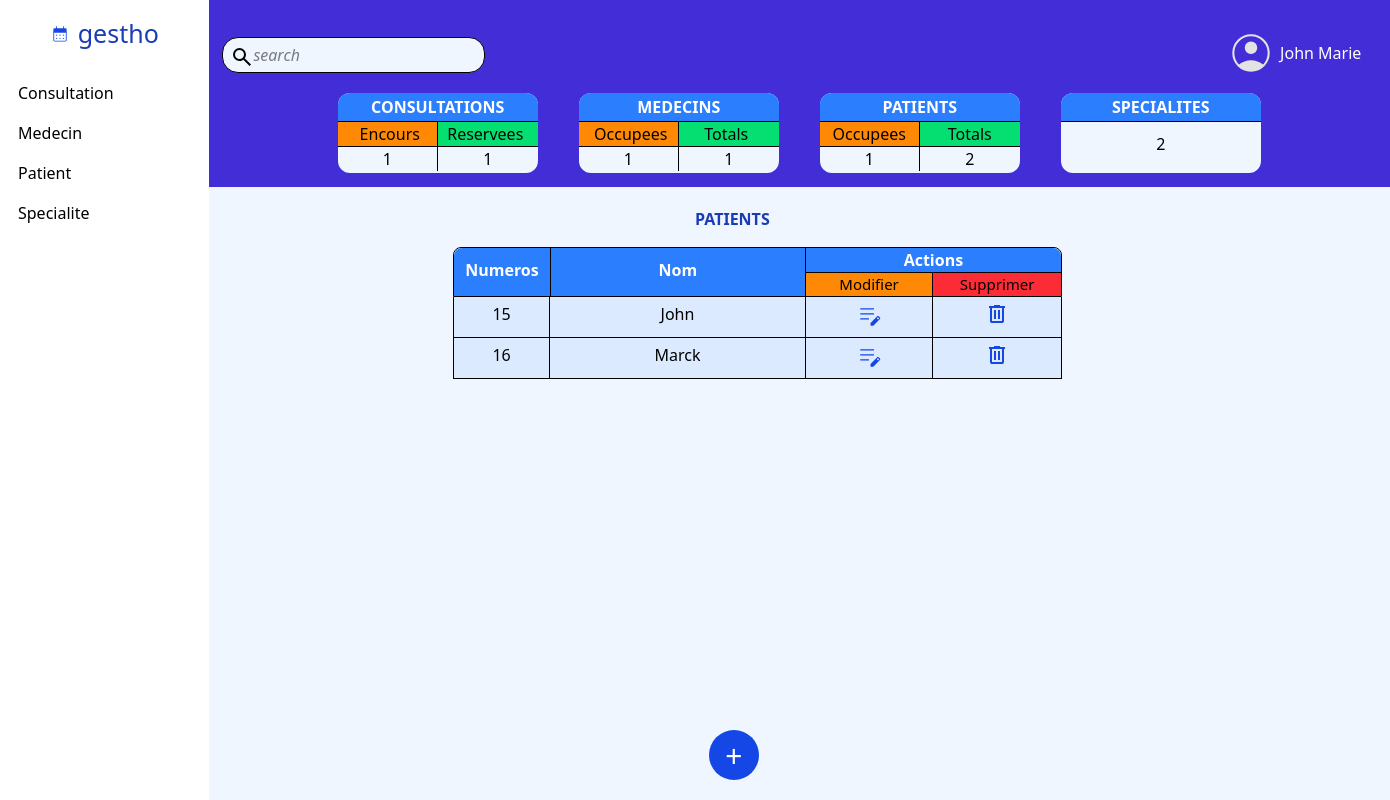
The page /patient/ on the database its author committed.
### gestionConsultation/models.py (models this page shows, shortened)
class Patient(models.Model):
    num_patient = models.AutoField(primary_key=True, unique=True , blank=False)
    nom_patient = models.CharField(max_length=20, blank=False)

### gestionConsultation/views.py (the view)
# urls.py: path("patient/", views.patient, name="patient"),
def patient(request):
    if request.method == 'POST' :
        if 'DELETE' in request.POST :
            pk = request.POST.get('pk')
            object = get_object_or_404(Patient, pk = pk)
            object.delete()
            return redirect('patient')
        elif 'UPDATE' in request.POST:
            pk = request.POST.get('pk')
            object = get_object_or_404(Patient, pk=pk)
            form = PatientForm(request.POST, instance=object)
            if form.is_valid():
                form.save()
                return redirect('patient')
        else:
            form = PatientForm(request.POST)
            if form.is_valid():
                form.save()
                return redirect('patient')
    else:
        form = PatientForm()
    patients = Patient.objects.all()
    return render(request, 'patient.html', {'patients': patients, 'form': form})

### gestionConsultation/forms.py
class PatientForm(forms.ModelForm):
    class Meta:
        model = Patient
        fields = ['num_patient' , 'nom_patient']
        widgets = {
            'nom_patient' : forms.TextInput(attrs= {
                'placeholder' : 'exemple : John',
                'class' : 'p-[5px] rounded-lg text-white bg-indigo-700 font-semibold',
            }),
        }

### gestionConsultation/context_processors.py (called while the page is built)
def infos_globales(request):
    patient_total = Patient.objects.count()
    medecin_total = Medecin.objects.count()
    specialite_totale = Specialite.objects.count()
    consultation_totale = Consultation.objects.count()
    return { 'patient_total': patient_total, 'medecin_total': medecin_total, 'specialite_totale': specialite_totale, 'consultation_totale': consultation_totale }

### theme/templates/patient.html (shortened to what this page needs)
{% extends 'base.html' %}
{% load static %}
    {% block content %}
    <div >
        <a href="{% url 'add_patient' %}">
            <button class="w-[50px] h-[50px] rounded-full bg-blue-700 text-white p-[3px] text-center z-60 absolute bottom-5 ml-[36%] hover:cursor-pointer">
                <p class="text-[30px] ">+</p>
            </button>
        </a>
    </div>
    <div class="mt-[187px] ">
        <div class="h-[65px] w-90/100   fixed bg-blue-50">
        </div>
        <div class="w-screen">
            <p class="ml-[35%] text-blue-800 z-50 fixed font-bold mt-[20px]">
                PATIENTS
            </p>
            <div class="px-[50px] mt-[50px] pt-[10px] z-50 fixed w-51/100 ml-[14%]">
                <div class="flex justify-between border-1  rounded-tl-lg rounded-tr-lg ">
                    <div class="w-1/4 bg-blue-500 font-semibold text-white rounded-tl-lg">
                        <p class="text-center p-[10px]">Numeros</p>
                    </div>
                    <div class="w-2/3 bg-blue-500 font-semibold text-white border-l border-r border-black ">
                        <p class="text-center p-[10px]">Nom</p>
                    </div>
                    <div class="w-2/3">
                        <p class="text-center bg-blue-500 font-semibold text-white rounded-tr-lg">Actions</p>
                        <div class="flex justify-between">
                            <p class="w-1/2 text-center border-r text-[15px] bg-orange-400">Modifier</p>
                            <p class="w-1/2  text-center text-[15px] bg-red-500">Supprimer</p>
                        </div>
                    </div>
                </div>
            </div>
                <div class="pt-[110px] px-[50px] ml-[14%] w-51/100">
                    {% if patients %}
                        <div class="">
                            {% for patient in patients %}
                                <ul>
                                    <li class="flex justify-between border border-t-0  bg-blue-100">
                                        <div class="w-1/4 border-r py-[5px] text-center">
                                            {{ patient.num_patient }}
                                        </div>
                                        <div class="w-2/3 border-r py-[5px] text-center">
                                            {{ patient.nom_patient }}
                                        </div>
                                        <div class="w-2/3 flex justify-between  ">
                                            <div class=" py-[5px] text-centerver:cursor-pointer  border-r  w-1/2">
                                                <img src="{% static 'img/edit.svg' %}" class="justify-self-center " alt="">
                                            </div>
                                            <div class="w-1/2 py-[5px] text-center">
                                                <div>
                                                    <form method="POST" action="{% url 'patient' %}">
                                                        <button type="submit" name="DELETE" value="true" class="w-full hover:cursor-pointer">
                                                            <img src="{% static 'img/delete.svg' %}" alt="delete" class="justify-self-center">
                                                        </button>
                                                    </form>
                                                </div>
                                            </div>
                                        </div>
                                    </li>
                                </ul>
                            {% endfor %}
                    {% else %}
                        <div class="">
                            <div class=" h-[100px] border-1 border-t-0  pt-[30px]">
                                <p class="ml-[38%] text-blue-800">Aucun Patient</p>
                            </div>
                        </div>
                    {% endif %}
                </div>
        </div>
    </div>
    {% endblock %}

### rows shown on the page
Patient: num_patient "15", nom_patient "John"
Patient: num_patient "16", nom_patient "Marck"

### other values the page prints
{{ consultation_totale }} "1"
{{ medecin_total }} "1"
{{ patient_total }} "2"
{{ specialite_totale }} "2"
